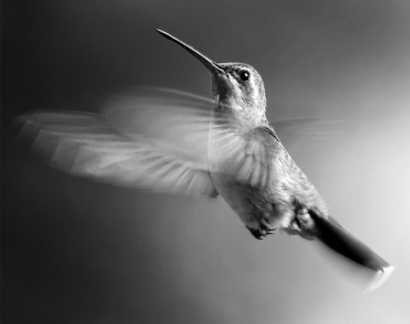
#> input picture Lab 5/bird.png, 410 x 324 px, found by its file name
$ jupyter execute --allow-errors IP_LAB5.ipynb   (shell and % lines are left out)
#> lines starting #> are read from the running program, lines starting #| are printed output that depends on the picture
[cell 1]
from skimage import data

1.	Geometric Transforms using inbuilt functions.

[cell 2]
import matplotlib.pyplot as plt
from skimage.transform import warp
from skimage import data
from skimage.transform import SimilarityTransform

a)	Translation:

	Translate the input image by βx and βy = (30, -10)

Geometric Transforms using inbuilt functions. Refer below for running the codes:

[cell 3]
import cv2
import numpy as np
from skimage import transform as tf

[cell 4]
from google.colab.patches import cv2_imshow

[cell 5]
img = cv2.imread("/bird.png")
#> img is the input picture: shape (324, 410, 3); min 0, max 255, mean 102.9

[cell 6]
height, width = img.shape[:2]
#> height = 324; width = 410
n_height, n_width = 30, -10
T = np.float32([[1, 0, n_width], [0, 1, n_height]])
img_translation = cv2.warpAffine(img, T, (width, height))
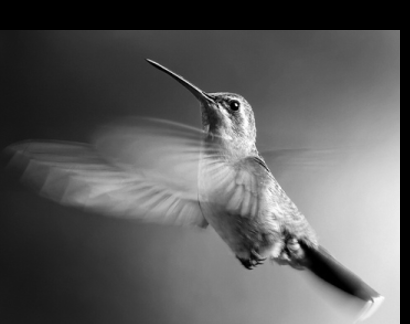
#> img_translation: shape (324, 410, 3); min 0, max 255, mean 92.1
cv2_imshow(img)
cv2_imshow(img_translation)
cv2.waitKey()

cv2.destroyAllWindows()

	Translate the input image by (30, 10)

[cell 7]
height, width = img.shape[:2]

n_height, n_width = 30, 10

T = np.float32([[1, 0, n_width], [0, 1, n_height]])

img_translation = cv2.warpAffine(img, T, (width, height))
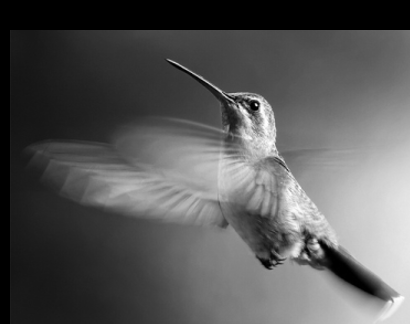
#> img_translation: shape (324, 410, 3); min 0, max 255, mean 88.4

cv2_imshow(img)
cv2_imshow(img_translation)
cv2.waitKey()

cv2.destroyAllWindows()

b)	Scale, rotation, translation

[cell 8]
from google.colab.patches  import cv2_imshow

[cell 9]
# Scaling
img = plt.imread("/bird.png")
#> img: shape (324, 410, 3) float32; min 0, max 1, mean 0.403
tform_b = tf.SimilarityTransform(scale=2)
s_r_t = tf.warp(img, tform_b)
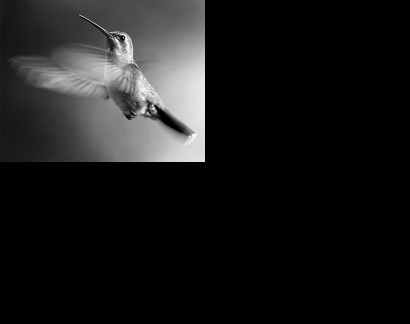
#> s_r_t: shape (324, 410, 3) float32; min 0, max 0.996, mean 0.101
plt.imshow(s_r_t)

[cell 10]
# Rotation
img = plt.imread("/bird.png")
#> (the rest of this cell did not finish here and is left out)

2.	Perform the following geometric transforms without using inbuilt functions.

a)	Apply the horizontal shear (shear parallel to the x axis) on the image with shear factor = 2. It converts the coordinates from (x,y) to the point (x+my, y) where m is the shear factor.

[cell 11]
def horizontal_shear(image, h):
#> called with h = 1
  new_image= np.zeros(image.shape)
  for i in range(image.shape[0]):
    for j in range(image.shape[1]):
      if(i<image.shape[1]) and (h*j+i<image.shape[0]):
        new_image[i][j] = image[h*j+i][j]
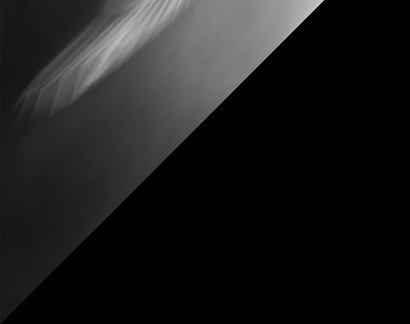
#> new_image: shape (324, 410, 3) float64; min 0, max 0.78, mean 0.107
  plt.imshow(new_image, cmap="gray")
  plt.axis('off')
  plt.show()


horizontal_shear(img, 1)

b)	Apply the vertical shear (shear parallel to the y axis) on the image with shear factor = 3. It converts the coordinates from (x,y) to the point (x, mx+y) where m is the shear factor.

[cell 12]
def vertical_shear(image, v):
#> called with v = 1
  new_image= np.zeros(image.shape)
  for i in range(image.shape[0]):
    for j in range(image.shape[1]):
      if(i<image.shape[0]) and (v*i+j<image.shape[1]):
        new_image[i][j] = image[i][v*i+j]
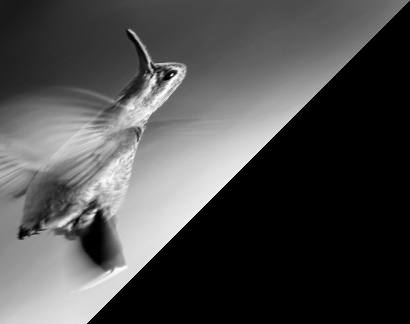
#> new_image: shape (324, 410, 3) float64; min 0, max 1, mean 0.297
  plt.imshow(new_image, cmap="gray")
  plt.axis('off')
  plt.show()


#image= cv2.imread("tulips-bouquet-pink-background-with-copyspace_24972-271.jpg?size=626&ext=jpg")
#image= cv2.cvtColor(image, cv2.COLOR_BGR2GRAY)
vertical_shear(img, 1)

3.	Add salt and pepper noise to your input image using inbuilt function in Matlab/Python such as imnoise in Matlab. This noise is caused by sharp and sudden disturbances in the image signal. It presents itself as sparsely occurring white and black pixels.

a) Write a program to implement spatial domain median filter to remove salt and pepper noise without using inbuilt functions. For every 3X3 area, find the median of the pixels and replace the center pixel by the median.

[cell 13]
from skimage.util import random_noise
img = cv2.imread("/bird.png")
img_gray=cv2.cvtColor(img, cv2.COLOR_BGR2GRAY)

noise_img = random_noise(img_gray, mode='s&p',amount=0.1)
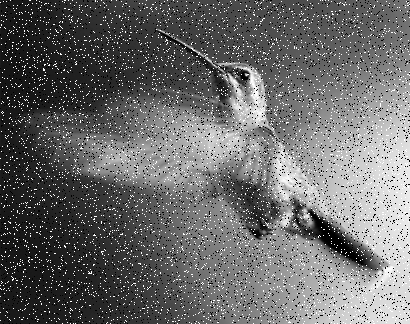
#> noise_img: shape (324, 410) float64; min 0, max 1, mean 0.413

noise_img = np.array(255*noise_img, dtype = 'uint8')

cv2_imshow(noise_img)

b) Apply mean filtering as well on noisy image and find out which filter gives better result for salt and pepper noise.

[cell 14]
import numpy as np
import cv2
from matplotlib import pyplot as plt
from PIL import Image, ImageFilter
image = cv2.imread('/bird.png')
image = cv2.cvtColor(image, cv2.COLOR_BGR2HSV)
#> image: shape (324, 410, 3); mean H, S, V 0, 0, 102.9
figure_size = 9
new_image = cv2.blur(image,(figure_size, figure_size))
#> new_image: shape (324, 410, 3); mean H, S, V 0, 0, 102.8
plt.imshow(cv2.cvtColor(new_image, cv2.COLOR_HSV2RGB)),plt.title('Mean filter')
plt.show()
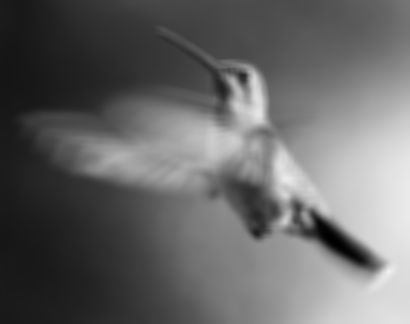
#> shown: shape (324, 410, 3); min 0, max 239, mean 102.8

$ run again, with Lab 5/1.jpg saved as Lab 5/bird.png
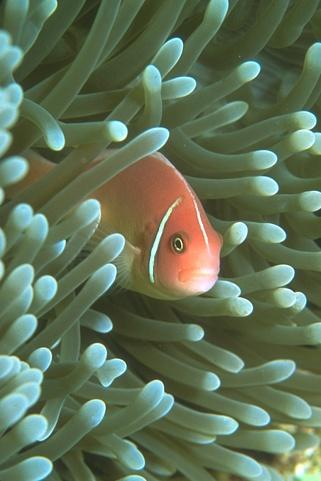
#> input picture Lab 5/1.jpg, 321 x 481 px, found by its file name
#> img is the input picture: shape (481, 321, 3); mean B, G, R 86.9, 113.6, 97.3
#> after the loop in vertical_shear, `for i in range(image.shape[0]):`:
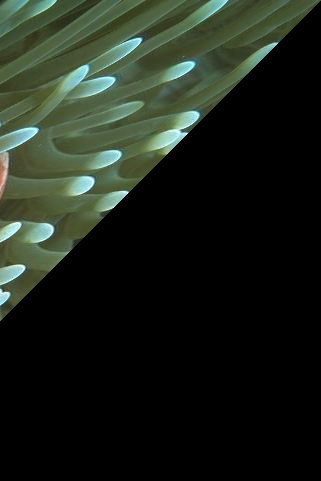
#> new_image: shape (481, 321, 3) float64; mean R, G, B 0.111, 0.137, 0.101
#> image: shape (481, 321, 3); mean H, S, V 49.6, 85.8, 117.6
#> `plt.show()`:
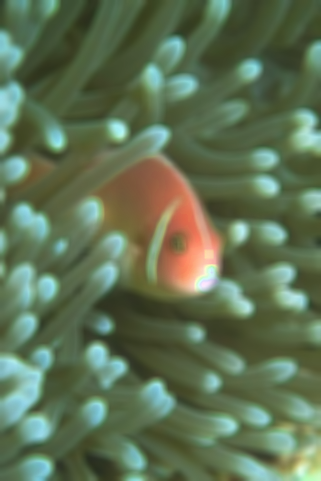
#> shown: shape (481, 321, 3); mean R, G, B 95.7, 114.1, 84.8
